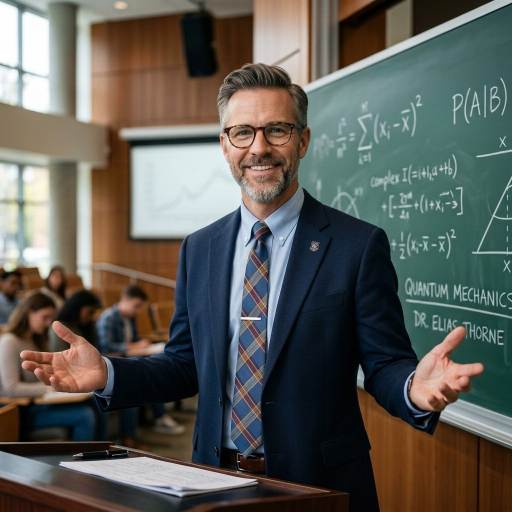
#> input picture assets/teacher/teacher_open_hands.jpg, 1024 x 1024 px (shown at 1/2 size)
$ python -i generate_prototype_teacher_videos.py   (imports and definitions only)
#> lines starting #> are read from the running program, lines starting #| are printed output that depends on the picture
#> further down, picture is the input picture: shape (1024, 1024, 3); mean B, G, R 87.2, 93, 92.8
"""
High-Quality Prototype Teacher Video Generator.
Produces professional, artifact-free 16:9 1280x720 MP4 clips:
- 100% photographic texture (NO painted ellipses, NO cartoon patches)
- Real speech articulation via jaw/lip sub-pixel remap driven by audio RMS
- Realistic eyelid blinks via skin fold displacement
- Natural camera pedestal tracking, subtle collegiate sway, and speech emphasis nodding
- H.264 video + AAC 192k audio with +faststart
"""

import os
import wave
import struct
import math
import subprocess
import cv2
import numpy as np
import imageio_ffmpeg

# [1 line that did not run here, left out]

# Load high-resolution poses
# [3 lines not run here, left out]

CANVAS_W, CANVAS_H = 1280, 720
FG_SIZE = 720
X_OFF = (CANVAS_W - FG_SIZE) // 2

def create_base_canvas(source_img):
    canvas = np.zeros((CANVAS_H, CANVAS_W, 3), dtype=np.uint8)
    bg = cv2.resize(source_img, (CANVAS_W, CANVAS_H))
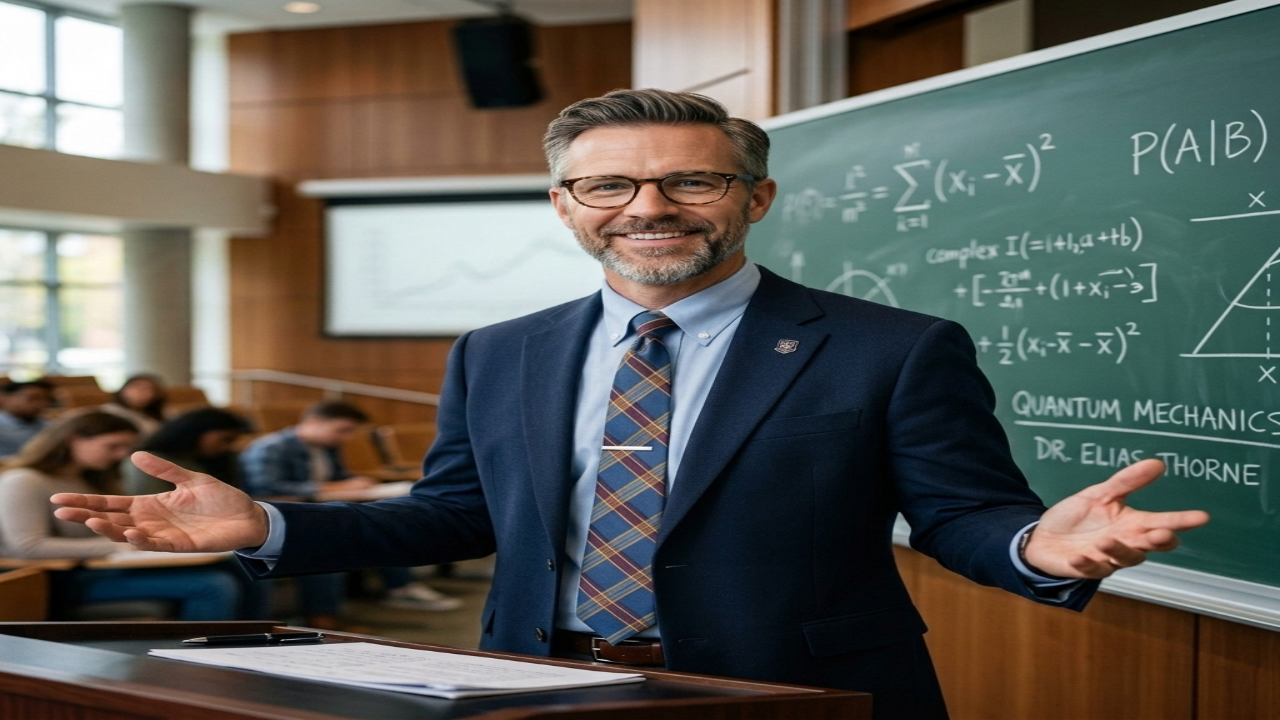
#> bg: shape (720, 1280, 3); mean B, G, R 87, 92.9, 92.7
    bg_blur = cv2.GaussianBlur(bg, (45, 45), 0)
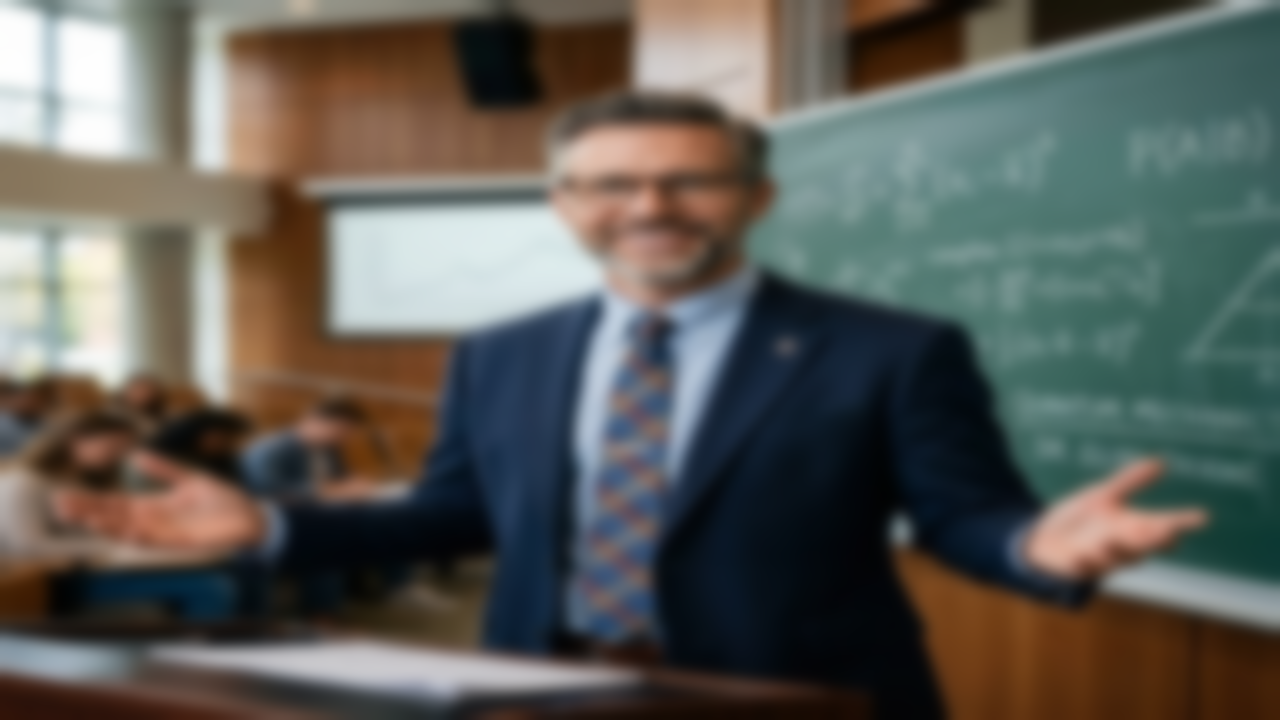
#> bg_blur: shape (720, 1280, 3); mean B, G, R 87, 92.9, 92.7
    bg_blur = (bg_blur * 0.45).astype(np.uint8)
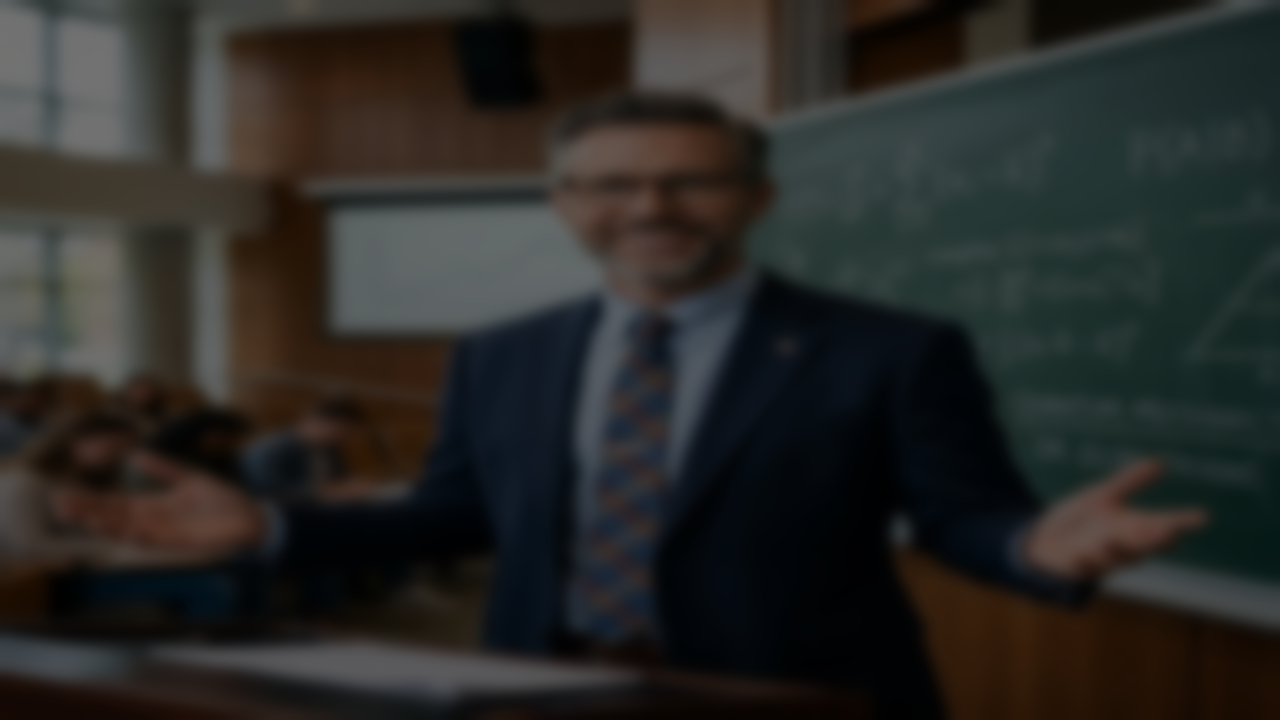
#> bg_blur: shape (720, 1280, 3); mean B, G, R 38.7, 41.3, 41.2

    fg = cv2.resize(source_img, (FG_SIZE, FG_SIZE))
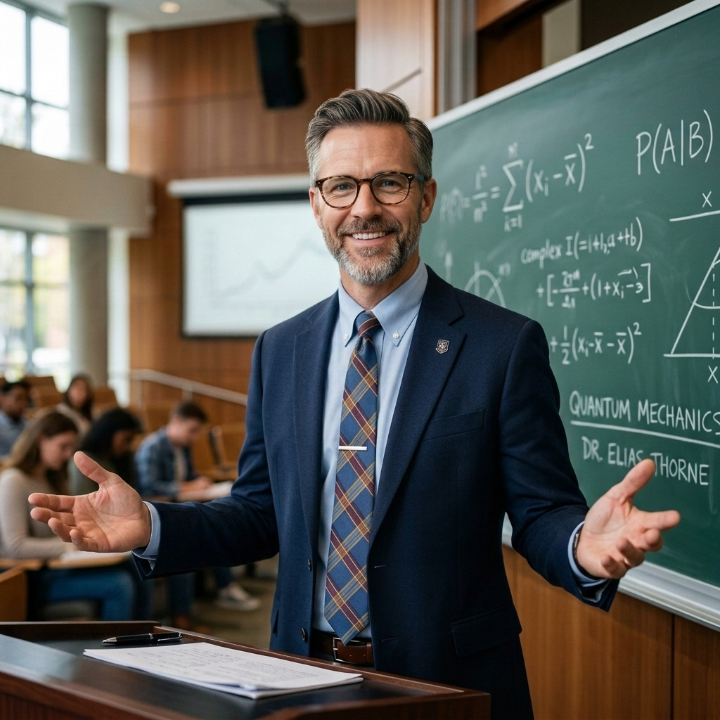
#> fg: shape (720, 720, 3); mean B, G, R 87, 92.9, 92.7
    canvas[:] = bg_blur
    canvas[:, X_OFF:X_OFF + FG_SIZE] = fg

    # Soft drop shadow at borders
    for i in range(25):
        alpha = i / 25.0
        canvas[:, X_OFF - 25 + i] = (canvas[:, X_OFF - 25 + i] * alpha).astype(np.uint8)
        canvas[:, X_OFF + FG_SIZE + 25 - i - 1] = (canvas[:, X_OFF + FG_SIZE + 25 - i - 1] * alpha).astype(np.uint8)
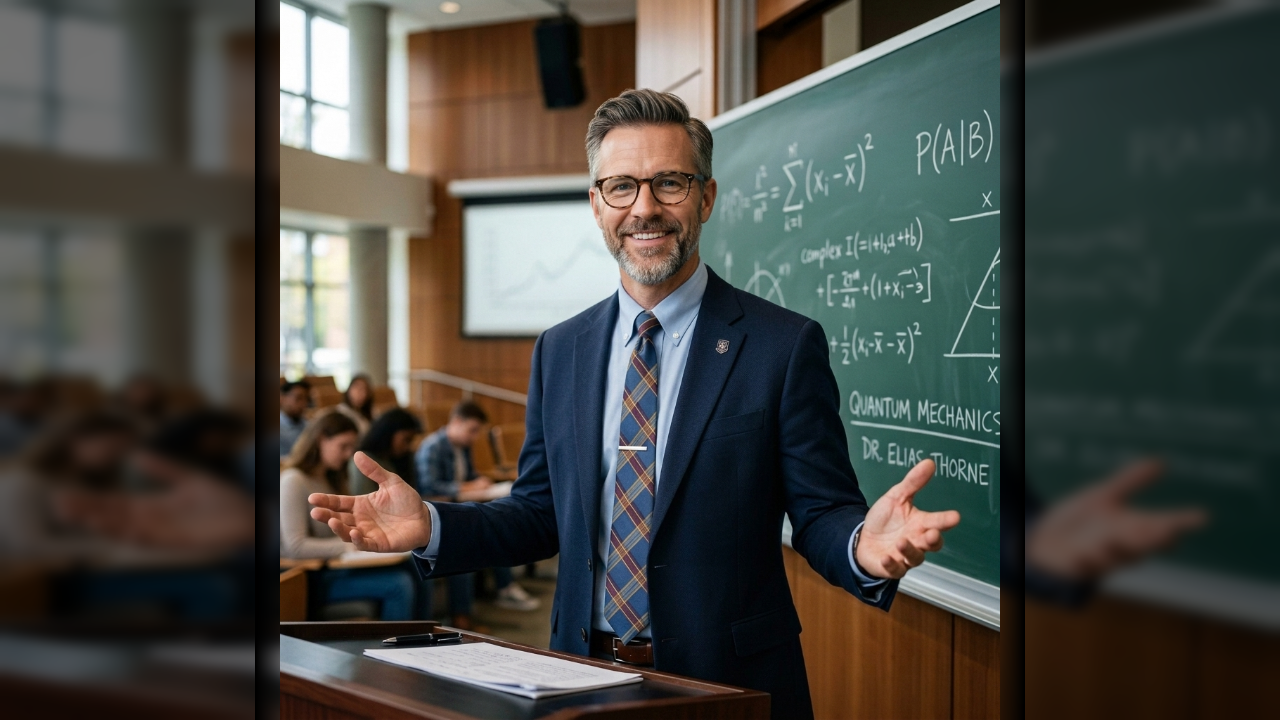
#> canvas: shape (720, 1280, 3); mean B, G, R 67.3, 72.5, 71.8

    return canvas

# Pre-render 16:9 base canvases
# [1 line that did not run here, left out]
# [1 line that did not run here, left out]
# [1 line that did not run here, left out]

# Landmarks on 1280x720 canvas
# Open / Rest poses (face centered around x = 280 + 368 = 648, y = 200)
OPEN_MX, OPEN_MY = 648, 230
OPEN_EYES = [(622, 184), (676, 184)]

# Point pose (face centered around x = 280 + 296 = 576, y = 227)
POINT_MX, POINT_MY = 576, 252
POINT_EYES = [(552, 218), (598, 215)]

# [62 lines that did not run here, left out]

# [150 lines left out: functions extract_audio_rms, render_clip, render_audio_test, not called in this run]

# [6 lines not run here, left out]

>>> import cv2
>>> picture = cv2.imread('../assets/teacher/teacher_open_hands.jpg')
>>> result = create_base_canvas(picture)
